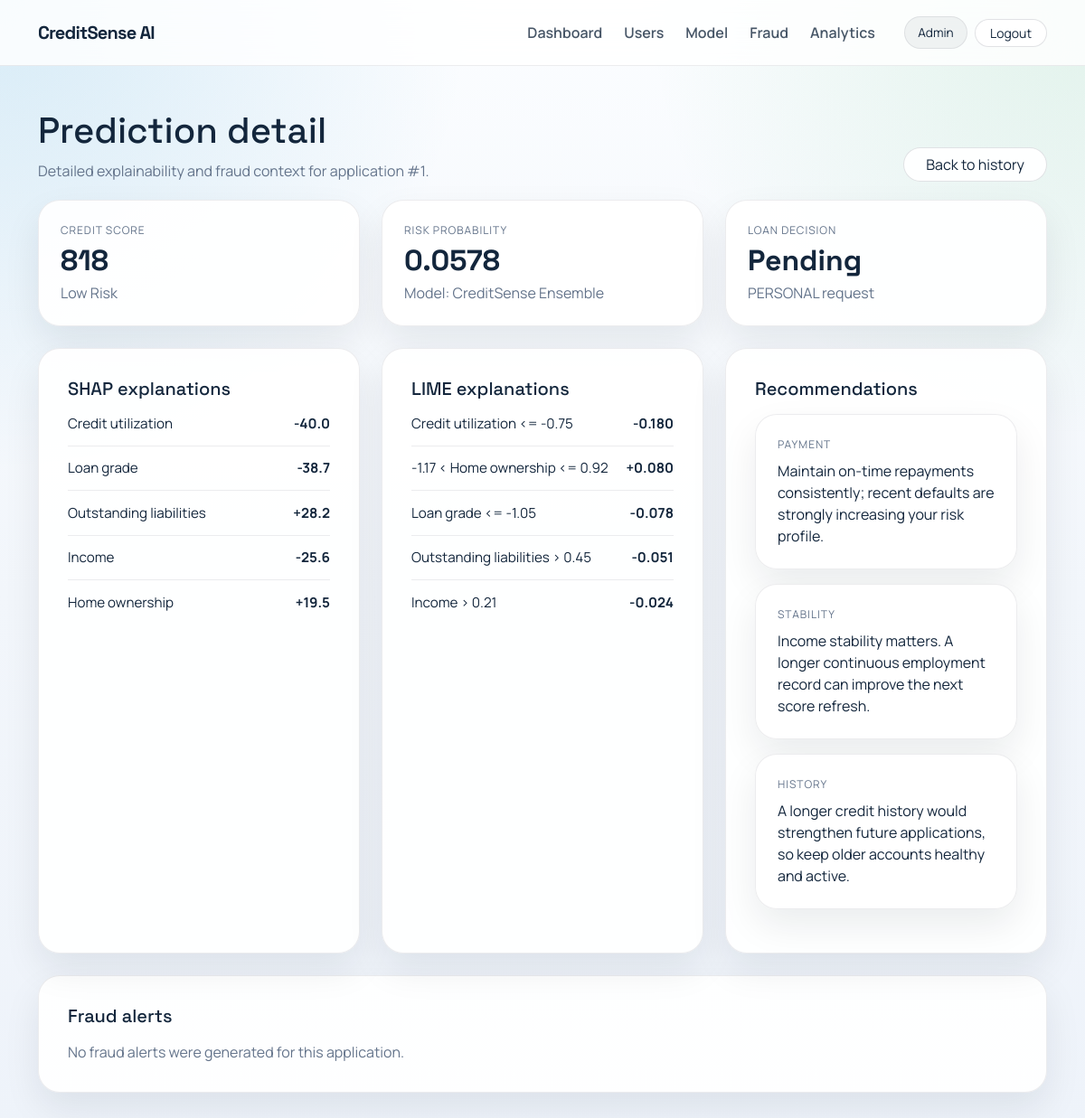
The app's page /credit/predictions/1/ (signed in) with its own data.
### users/models.py (models this page shows, shortened)
class CustomUser(AbstractUser):
    ROLE_CHOICES = (
        ("USER", "User"),
        ("BANK_OFFICER", "Bank Officer"),
        ("ADMIN", "Admin"),
    )
    role = models.CharField(max_length=20, choices=ROLE_CHOICES, default="USER")
    phone_number = models.CharField(max_length=15, blank=True, null=True)
    pan_number = models.CharField(max_length=10, blank=True, null=True, unique=True)
    is_verified = models.BooleanField(default=False)
    profile_picture = models.ImageField(upload_to="profile_pics/", blank=True, null=True)

### credit_prediction/models.py (models this page shows, shortened)
class LoanApplication(models.Model):
    LOAN_INTENT_CHOICES = (
        ("PERSONAL", "Personal"),
        ("EDUCATION", "Education"),
        ("MEDICAL", "Medical"),
        ("VENTURE", "Venture"),
        ("HOMEIMPROVEMENT", "Home Improvement"),
        ("DEBTCONSOLIDATION", "Debt Consolidation"),
    )
    LOAN_GRADE_CHOICES = tuple((grade, grade) for grade in "ABCDEFG")
    STATUS_CHOICES = (
        ("PENDING", "Pending"),
        ("APPROVED", "Approved"),
        ("REJECTED", "Rejected"),
        ("VERIFICATION_REQUIRED", "Verification Required"),
    )
    user = models.ForeignKey(
        CustomUser,
        on_delete=models.CASCADE,
        related_name="loan_applications",
    )
    loan_intent = models.CharField(
        max_length=50,
        choices=LOAN_INTENT_CHOICES,
        help_text="Purpose of the loan",
    )
    loan_grade = models.CharField(
        max_length=5,
        choices=LOAN_GRADE_CHOICES,
        help_text="Assigned loan grade",
    )
    loan_amnt = models.FloatField(help_text="Requested loan amount")
    loan_int_rate = models.FloatField(help_text="Applied interest rate")
    loan_percent_income = models.FloatField(
        help_text="Loan amount as a percentage of annual income"
    )
    status = models.CharField(max_length=32, choices=STATUS_CHOICES, default="PENDING")
    is_flagged_by_officer = models.BooleanField(default=False)
    reviewed_by = models.ForeignKey(
        CustomUser,
        on_delete=models.SET_NULL,
        null=True,
        blank=True,
        related_name="reviewed_loans",
        limit_choices_to={"role": "BANK_OFFICER"},
    )
    decision_notes = models.TextField(blank=True, default="")
    reviewed_at = models.DateTimeField(null=True, blank=True)
    created_at = models.DateTimeField(auto_now_add=True)

class CreditPrediction(models.Model):
    application = models.OneToOneField(
        LoanApplication,
        on_delete=models.CASCADE,
        related_name="prediction",
    )
    risk_probability = models.FloatField(help_text="Float precision of default probability")
    credit_score = models.IntegerField(help_text="Translated 300-850 Credit Score")
    risk_category = models.CharField(max_length=20, help_text="Low Risk, Medium Risk, High Risk")
    shap_explanations = models.JSONField(default=dict)
    lime_explanations = models.JSONField(default=dict, blank=True)
    feature_payload = models.JSONField(default=dict, blank=True)
    model_name = models.CharField(max_length=120, default="CreditSense Ensemble")
    model_version = models.CharField(max_length=40, default="v1")
    created_at = models.DateTimeField(auto_now_add=True)

### recommendations/models.py (models this page shows, shortened)
class CreditRecommendation(models.Model):
    CATEGORY_CHOICES = (
        ("DEBT", "Debt"),
        ("PAYMENT", "Payment"),
        ("HISTORY", "History"),
        ("STABILITY", "Stability"),
        ("GENERAL", "General"),
    )
    user = models.ForeignKey(
        CustomUser,
        on_delete=models.CASCADE,
        related_name="credit_recommendations",
    )
    prediction = models.ForeignKey(
        CreditPrediction,
        on_delete=models.CASCADE,
        related_name="recommendations",
    )
    category = models.CharField(max_length=30, choices=CATEGORY_CHOICES, default="GENERAL")
    message = models.TextField()
    priority = models.PositiveSmallIntegerField(default=1)
    created_at = models.DateTimeField(auto_now_add=True)
    class Meta:
        ordering = ["priority", "-created_at"]

### credit_prediction/views.py (the view)
# urls.py: path("predictions/<int:prediction_id>/", views.prediction_detail, name="detail"),
@login_required
def prediction_detail(request, prediction_id):
    prediction = get_object_or_404(
        CreditPrediction.objects.select_related("application", "application__user"),
        pk=prediction_id,
    )
    if request.user.role == "USER" and prediction.application.user_id != request.user.id:
        raise Http404("Prediction not found.")
    recommendations = CreditRecommendation.objects.filter(prediction=prediction)
    alerts = prediction.application.associated_alerts.all()
    return render(
        request,
        "users/prediction_detail.html",
        {
            "prediction": prediction,
            "application": prediction.application,
            "recommendations": recommendations,
            "alerts": alerts,
        },
    )

### templates/users/prediction_detail.html (shortened to what this page needs)
{% extends 'base/base.html' %}
{% block content %}
<div class="section-heading">
    <div>
        <h1 class="mb-2">Prediction detail</h1>
        <p class="muted-text mb-0">Detailed explainability and fraud context for application #{{ application.id }}.</p>
    </div>
    <a href="{% url 'users:history' %}" class="btn btn-outline-light rounded-pill px-4">Back to history</a>
</div>
<div class="row g-4 mb-4">
    <div class="col-md-4">
        <div class="metric-card h-100">
            <div class="metric-label">Credit score</div>
            <div class="metric-value">{{ prediction.credit_score }}</div>
            <div class="muted-text">{{ prediction.risk_category }}</div>
        </div>
    </div>
    <div class="col-md-4">
        <div class="metric-card h-100">
            <div class="metric-label">Risk probability</div>
            <div class="metric-value">{{ prediction.risk_probability }}</div>
            <div class="muted-text">Model: {{ prediction.model_name }}</div>
        </div>
    </div>
    <div class="col-md-4">
        <div class="metric-card h-100">
            <div class="metric-label">Loan decision</div>
            <div class="metric-value">{{ application.get_status_display }}</div>
            <div class="muted-text">{{ application.loan_intent }} request</div>
        </div>
    </div>
</div>
<div class="row g-4">
    <div class="col-lg-4">
        <div class="panel-card h-100">
            <h2 class="h5 mb-3">SHAP explanations</h2>
            <div class="feature-list">
                {% for key, value in prediction.shap_explanations.items %}
                    <div class="feature-row">
                        <span>{{ key }}</span>
                        <strong>{{ value }}</strong>
                    </div>
                {% endfor %}
            </div>
        </div>
    </div>
    <div class="col-lg-4">
        <div class="panel-card h-100">
            <h2 class="h5 mb-3">LIME explanations</h2>
            <div class="feature-list">
                {% for key, value in prediction.lime_explanations.items %}
                    <div class="feature-row">
                        <span>{{ key }}</span>
                        <strong>{{ value }}</strong>
                    </div>
                {% empty %}
                    <p class="muted-text mb-0">No LIME explanation was generated.</p>
                {% endfor %}
            </div>
        </div>
    </div>
    <div class="col-lg-4">
        <div class="panel-card h-100">
            <h2 class="h5 mb-3">Recommendations</h2>
            {% for recommendation in recommendations %}
                <div class="glass-card mb-3">
                    <div class="metric-label mb-2">{{ recommendation.category }}</div>
                    <p class="mb-0">{{ recommendation.message }}</p>
                </div>
            {% empty %}
                <p class="muted-text mb-0">No recommendations available.</p>
            {% endfor %}
        </div>
    </div>
</div>
<div class="panel-card mt-4">
    <h2 class="h5 mb-3">Fraud alerts</h2>
    {% for alert in alerts %}
        <div class="glass-card mb-3">
            <div class="d-flex justify-content-between gap-3">
                <strong>{{ alert.display_alert_type }}</strong>
                <span class="status-pill rejected">{{ alert.severity }}</span>
            </div>
            <p class="my-2">{{ alert.description }}</p>
            <small class="muted-text">{{ alert.recommended_action }}</small>
        </div>
    {% empty %}
        <p class="muted-text mb-0">No fraud alerts were generated for this application.</p>
    {% endfor %}
</div>
{% endblock %}

### templates/base/base.html (shortened to what this page needs)
{% load static %}
<!DOCTYPE html>
<html lang="en">
<head>
    <link href="https://cdn.jsdelivr.net/npm/bootstrap@5.3.3/dist/css/bootstrap.min.css" rel="stylesheet">
    <link rel="stylesheet" href="https://cdn.jsdelivr.net/npm/bootstrap-icons@1.11.3/font/bootstrap-icons.min.css">
    <link rel="stylesheet" href="{% static 'css/app.css' %}">
</head>
<body>
    <div class="page-shell">
        {% block navbar %}
        <nav class="navbar navbar-expand-lg navbar-light site-navbar border-bottom">
            <div class="container py-2">
                <a class="navbar-brand brand-mark" href="{% url 'landing' %}">CreditSense AI</a>
                <div class="collapse navbar-collapse" id="mainNav">
                    <ul class="navbar-nav ms-auto align-items-lg-center gap-lg-2">
                        {% if user.is_authenticated %}
                            {% if user.role == 'USER' %}
                                <li class="nav-item"><a class="nav-link" href="{% url 'users:dashboard' %}">Dashboard</a></li>
                                <li class="nav-item"><a class="nav-link" href="{% url 'users:financial-data' %}">Financial Data</a></li>
                                <li class="nav-item"><a class="nav-link" href="{% url 'users:credit-score' %}">Credit Score</a></li>
                                <li class="nav-item"><a class="nav-link" href="{% url 'users:history' %}">History</a></li>
                                <li class="nav-item"><a class="nav-link" href="{% url 'users:notifications' %}">Notifications</a></li>
                                <li class="nav-item"><a class="nav-link" href="{% url 'users:fraud-alerts' %}">Fraud Alerts</a></li>
                                <li class="nav-item"><a class="nav-link" href="{% url 'users:profile' %}">Profile</a></li>
                            {% elif user.role == 'ADMIN' %}
                                <li class="nav-item"><a class="nav-link" href="{% url 'admin_panel:dashboard' %}">Dashboard</a></li>
                                <li class="nav-item"><a class="nav-link" href="{% url 'admin_panel:user-management' %}">Users</a></li>
                                <li class="nav-item"><a class="nav-link" href="{% url 'admin_panel:model-monitoring' %}">Model</a></li>
                                <li class="nav-item"><a class="nav-link" href="{% url 'admin_panel:fraud-monitoring' %}">Fraud</a></li>
                                <li class="nav-item"><a class="nav-link" href="{% url 'admin_panel:analytics' %}">Analytics</a></li>
                            {% endif %}
                            <li class="nav-item ms-lg-3">
                                <span class="role-badge">{{ user.get_role_display }}</span>
                            </li>
                            <li class="nav-item"><a class="btn btn-outline-light btn-sm rounded-pill px-3" href="{% url 'logout' %}">Logout</a></li>
                        {% else %}
                            <li class="nav-item"><a class="nav-link" href="{% url 'login' %}">Login</a></li>
                            <li class="nav-item"><a class="btn btn-accent btn-sm rounded-pill px-3" href="{% url 'register' %}">Get Started</a></li>
                        {% endif %}
                    </ul>
                </div>
            </div>
        </nav>
        {% endblock navbar %}
        {% block main_wrapper %}
        <main class="container py-5">
            {% block content %}{% endblock %}
        </main>
        {% endblock main_wrapper %}
    </div>
</body>
</html>

### static/css/app.css (style rules this page uses)
:root { --bg: #f4f7fb; --bg-soft: #e7eef8; --card: rgba(255, 255, 255, 0.92); --card-border: rgba(15, 23, 42, 0.08); --text: #13263c; --muted: #64748b; --accent: #16a34a; --accent-2: #0284c7; --warning: #d97706; --danger: #e11d48; --surface: #ffffff; --surface-soft: rgba(248, 250, 252, 0.96); --shadow: 0 18px 40px rgba(15, 23, 42, 0.08); }
body { min-height: 100vh; font-family: "Manrope", sans-serif; color: var(--text); background: radial-gradient(circle at top left, rgba(2, 132, 199, 0.14), transparent 30%), radial-gradient(circle at top right, rgba(22, 163, 74, 0.11), transparent 28%), linear-gradient(180deg, #fbfdff 0%, #f2f6fb 52%, #eef3fa 100%); }
a { color: #0369a1; }
.page-shell { min-height: 100vh; }
.brand-mark, h1, h2, h3, h4, .display-font { font-family: "Space Grotesk", sans-serif; }
.brand-mark { font-weight: 700; letter-spacing: -0.04em; color: var(--text) !important; }
.site-navbar { background: rgba(255, 255, 255, 0.82); border-color: var(--card-border) !important; backdrop-filter: blur(18px); }
.nav-link { color: rgba(19, 38, 60, 0.78) !important; font-weight: 600; }
.role-badge { display: inline-flex; align-items: center; padding: 0.45rem 0.9rem; border-radius: 999px; background: rgba(15, 23, 42, 0.05); border: 1px solid var(--card-border); color: var(--text); font-size: 0.85rem; }
.btn-outline-light { color: var(--text); border-color: rgba(15, 23, 42, 0.12); background: rgba(255, 255, 255, 0.94); }
.hero-card, .glass-card, .metric-card, .panel-card { background: var(--card); border: 1px solid var(--card-border); border-radius: 24px; box-shadow: var(--shadow); }
.hero-card, .panel-card { padding: 2rem; }
.glass-card, .metric-card { padding: 1.5rem; }
.metric-card .metric-value { font-size: 2rem; font-weight: 800; font-family: "Space Grotesk", sans-serif; }
.metric-label { color: var(--muted); text-transform: uppercase; letter-spacing: 0.08em; font-size: 0.75rem; }
.muted-text, small, .text-muted { color: var(--muted) !important; }
.feature-list { display: grid; gap: 0.85rem; }
.feature-row { display: flex; justify-content: space-between; gap: 1rem; font-size: 0.95rem; padding-bottom: 0.75rem; border-bottom: 1px solid rgba(15, 23, 42, 0.08); }
.feature-row:last-child { border-bottom: none; padding-bottom: 0; }
.section-heading { margin-bottom: 1.25rem; display: flex; align-items: end; justify-content: space-between; gap: 1rem; }

### records on screen
CustomUser: role "Admin"
LoanApplication: id "1", status "Pending", loan_intent "PERSONAL"
CreditPrediction: credit_score "818", risk_category "Low Risk", risk_probability "0.0578", model_name "CreditSense Ensemble"
CreditRecommendation: category "PAYMENT", message "Maintain on-time repayments consistently; recent defaults are strongly increasing your risk profile."
CreditRecommendation: category "STABILITY", message "Income stability matters. A longer continuous employment record can improve the next score refresh."
CreditRecommendation: category "HISTORY", message "A longer credit history would strengthen future applications, so keep older accounts healthy and active."

### other values on screen
{{ key }} "Credit utilization" "Loan grade" "Outstanding liabilities" "Income" "Home ownership"
{{ value }} "-40.0" "-38.7" "+28.2" "-25.6" "+19.5"
{{ key }} "Credit utilization <= -0.75" "-1.17 < Home ownership <= 0.92" "Loan grade <= -1.05" "Outstanding liabilities > 0.45" "Income > 0.21"
{{ value }} "-0.180" "+0.080" "-0.078" "-0.051" "-0.024"
